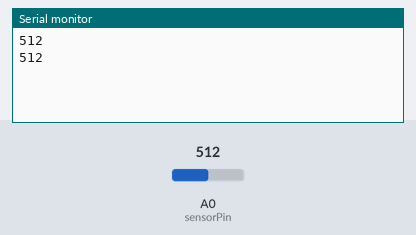
Recording of a sketch running on a simulated Arduino Uno, built with avr-gcc and run on an emulated ATmega328P. Parts: the last lines printed to the serial monitor. The inputs (shaded band) are chosen by the test bench; at power-on: A0 (sensorPin) = 512.

Above: at 1.8 s.
1.9 s: A0 (sensorPin) set to 716
At 2.8 s:
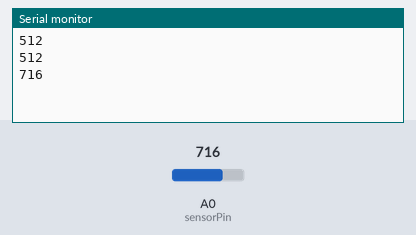
3.4 s: A0 (sensorPin) set to 900
At 4.3 s:
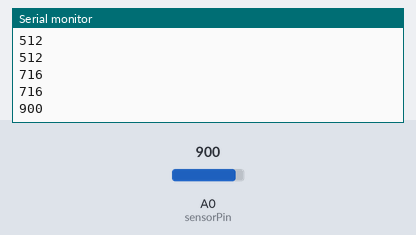
Timing chart, 0 to 6.4 s (numbered marks = the images above; inputs shaded):
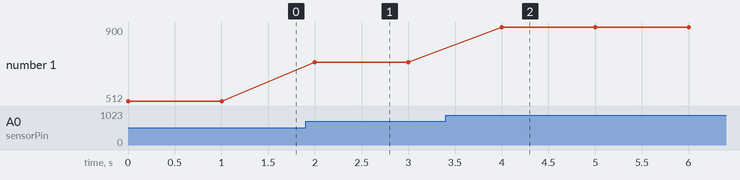

Measured:
- after the input at 1.9 s, the serial monitor: prints a new line after 0.10 s (image 1)
- after the input at 3.4 s, the serial monitor: prints a new line after 0.60 s (image 2)
- plotted number 1: 512 → 716 after the input at 1.9 s, 716 → 900 after the input at 3.4 s

The sketch:

wildlife_conservation_ldr.ino
```cpp
int sensorPin = A0; // select the input pin for LDR
int sensorValue = -1; // variable to store the value coming from the sensor

void setup() {
Serial.begin(9600); //sets serial port for communication
}

void loop() {
    sensorValue = analogRead(sensorPin); // read the value from the sensor
    if (sensorValue >= 0) {
        Serial.println(sensorValue); //prints the values coming from the sensor on the screen
    }
    else{
    }
    delay(1000);
}
```
